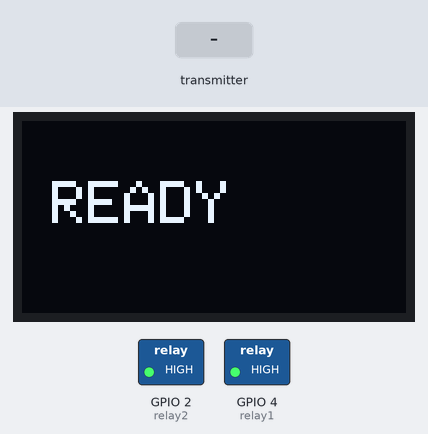
Simulated run of this sketch. Board: ESP32. Shown: 128×64 one-colour display, switched loads named in the sketch (green lamp = pin HIGH). The inputs (shaded band) are chosen by the test bench. What the sketch prints to the serial monitor is not drawn.

Above: at 1.2 s.
1.3 s: the transmitter starts sending bpm = 0
At 2.5 s:
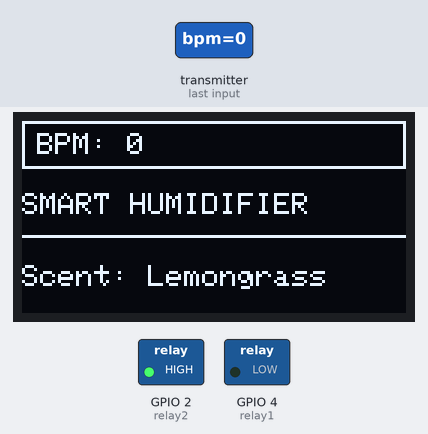
2.8 s: the transmitter starts sending bpm = 25
At 3.7 s:
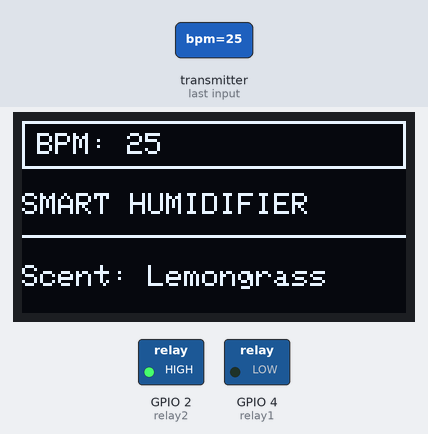
Timing chart, 0 to 5.8 s (numbered marks = the images above; inputs shaded):
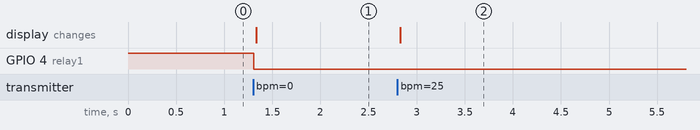

Measured:
- after the input at 1.3 s, GPIO 4 (relay1): HIGH → LOW at once; the display: changes at once (image 1)
- after the input at 2.8 s, the display: changes at once (image 2)

The sketch:

Receiver_code_screenandhumidifier_ver2.ino
```cpp
#include <WiFi.h>
#include <esp_now.h>
#include <Wire.h>
#include <Adafruit_GFX.h>
#include <Adafruit_SSD1306.h>

#define SCREEN_WIDTH 128
#define SCREEN_HEIGHT 64

Adafruit_SSD1306 display(
  SCREEN_WIDTH,
  SCREEN_HEIGHT,
  &Wire,
  -1
);

const int relay1 = 4;   // Lemongrass
const int relay2 = 2;   // Japanese Rose

typedef struct {
  float bpm;
} Message;

Message incoming;

unsigned long startTime = 0;
bool timerRunning = false;

void showScreen(int bpm, String scent) {

  display.clearDisplay();

  display.drawRect(0, 0, 128, 16, WHITE);

  display.setTextSize(1);
  display.setTextColor(WHITE);

  display.setCursor(5, 4);
  display.print("BPM: ");
  display.print(bpm);

  display.setCursor(0, 24);
  display.println("SMART HUMIDIFIER");

  display.drawLine(0, 38, 128, 38, WHITE);

  display.setCursor(0, 48);
  display.print("Scent: ");
  display.println(scent);

  display.display();
}

void onReceive(
  const esp_now_recv_info_t *info,
  const uint8_t *data,
  int len) {

  memcpy(&incoming, data, sizeof(incoming));

  int bpmVal = (int)incoming.bpm;

  Serial.print("Received BPM: ");
  Serial.println(bpmVal);

  if (bpmVal > 100) {

    digitalWrite(relay1, HIGH);
    digitalWrite(relay2, LOW);

    showScreen(
      bpmVal,
      "Japanese Rose"
    );
  }
  else {

    digitalWrite(relay1, LOW);
    digitalWrite(relay2, HIGH);

    showScreen(
      bpmVal,
      "Lemongrass"
    );
  }

  startTime = millis();
  timerRunning = true;
}

void setup() {

  Serial.begin(115200);

  pinMode(relay1, OUTPUT);
  pinMode(relay2, OUTPUT);

  digitalWrite(relay1, HIGH);
  digitalWrite(relay2, HIGH);

  Wire.begin(25, 26);   // SDA, SCL

  if (!display.begin(
        SSD1306_SWITCHCAPVCC,
        0x3C)) {

    Serial.println("OLED FAILED");

    while (true);
  }

  display.clearDisplay();

  display.setTextSize(2);
  display.setCursor(10, 20);
  display.println("READY");

  display.display();

  WiFi.mode(WIFI_STA);

  if (esp_now_init() != ESP_OK) {
    Serial.println("ESP-NOW FAILED");
    return;
  }

  esp_now_register_recv_cb(onReceive);

  Serial.println("Receiver Ready");
}

void loop() {

  if (timerRunning &&
      millis() - startTime >= 20000) {

    digitalWrite(relay1, HIGH);
    digitalWrite(relay2, HIGH);

    display.clearDisplay();

    display.setTextSize(2);
    display.setCursor(25, 18);
    display.println("OFF");

    display.setTextSize(1);
    display.setCursor(10, 48);
    display.println("Waiting for BPM");

    display.display();

    timerRunning = false;

    Serial.println("20s COMPLETE - OFF");
  }
}
```
